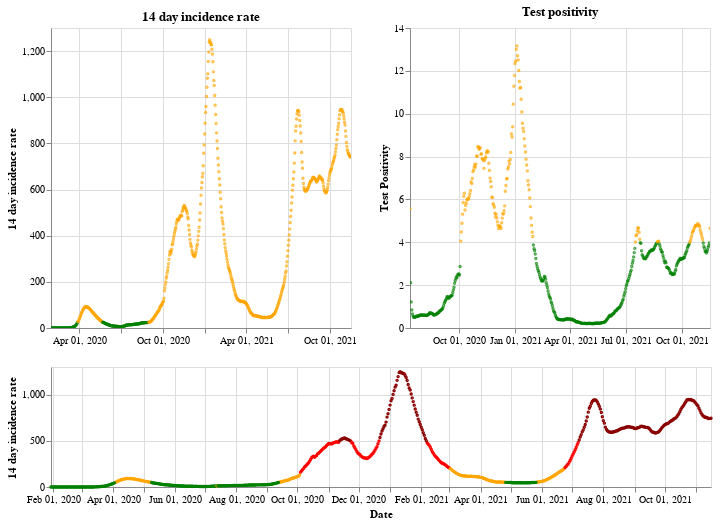

The notebook cell saved with this chart:
### Markdown cell above
## England

### Code cell
plot_traffic_light('England')

### Figure 1 — Vega-Lite specification as saved in the notebook (floating-point values rounded to 4 significant figures; data arrays with more than 128 entries replaced by an {"elided": "..."} marker saying what was removed)
{"config": {"view": {"continuousWidth": 400, "continuousHeight": 300}}, "vconcat": [{"hconcat": [{"mark": {"type": "point", "size": 2}, "encoding": {"color": {"condition": {"value": "green", "test": "(datum.twoWeeklyCasesRate <= 25)"}, "value": "orange"}, "tooltip": [{"type": "nominal", "field": "areaName"}, {"type": "temporal", "field": "date"}, {"type": "quantitative", "field": "twoWeeklyCasesRate"}, {"type": "quantitative", "field": "testPositivity"}], "x": {"type": "temporal", "axis": {"title": ""}, "field": "date", "scale": {"domain": {"selection": "DateBrush"}}, "timeUnit": "yearmonthdate"}, "y": {"type": "quantitative", "axis": {"title": "14 day incidence rate"}, "field": "twoWeeklyCasesRate"}}, "title": "14 day incidence rate", "width": 300}, {"mark": {"type": "point", "size": 2}, "encoding": {"color": {"condition": {"value": "green", "test": "(datum.testPositivity <= 4)"}, "value": "orange"}, "tooltip": [{"type": "nominal", "field": "areaName"}, {"type": "temporal", "field": "date"}, {"type": "quantitative", "field": "twoWeeklyCasesRate"}, {"type": "quantitative", "field": "testPositivity"}], "x": {"type": "temporal", "axis": {"title": ""}, "field": "date", "scale": {"domain": {"selection": "DateBrush"}}, "timeUnit": "yearmonthdate"}, "y": {"type": "quantitative", "axis": {"title": "Test Positivity"}, "field": "testPositivity"}}, "title": "Test positivity", "width": 300}]}, {"layer": [{"mark": {"type": "point", "size": 2}, "encoding": {"color": {"condition": {"value": "orange", "test": "(((datum.testPositivity < 4) && (datum.twoWeeklyCasesRate >= 50)) && (datum.twoWeeklyCasesRate < 200))"}, "value": "red"}, "opacity": {"condition": {"value": 1, "test": "((datum.twoWeeklyCasesRate >= 50) && (datum.twoWeeklyCasesRate < 500))"}, "value": 0}, "tooltip": [{"type": "nominal", "field": "areaName"}, {"type": "temporal", "field": "date"}, {"type": "quantitative", "field": "twoWeeklyCasesRate"}, {"type": "quantitative", "field": "testPositivity"}], "x": {"type": "temporal", "axis": {"title": "Date"}, "field": "date", "timeUnit": "yearmonthdate"}, "y": {"type": "quantitative", "axis": {"title": "14 day incidence rate"}, "field": "twoWeeklyCasesRate"}}, "selection": {"DateBrush": {"type": "interval", "encodings": ["x"], "fields": ["Time"]}}}, {"mark": {"type": "point", "size": 2}, "encoding": {"color": {"value": "darkred"}, "opacity": {"condition": {"value": 1, "test": "(datum.twoWeeklyCasesRate >= 500)"}, "value": 0}, "tooltip": [{"type": "nominal", "field": "areaName"}, {"type": "temporal", "field": "date"}, {"type": "quantitative", "field": "twoWeeklyCasesRate"}, {"type": "quantitative", "field": "testPositivity"}], "x": {"type": "temporal", "axis": {"title": "Date"}, "field": "date", "timeUnit": "yearmonthdate"}, "y": {"type": "quantitative", "axis": {"title": "14 day incidence rate"}, "field": "twoWeeklyCasesRate"}}}, {"mark": {"type": "point", "size": 2}, "encoding": {"color": {"condition": {"value": "green", "test": "((datum.testPositivity < 4) && (datum.twoWeeklyCasesRate < 50))"}, "value": "orange"}, "opacity": {"condition": {"value": 1, "test": "(datum.twoWeeklyCasesRate < 50)"}, "value": 0}, "tooltip": [{"type": "nominal", "field": "areaName"}, {"type": "temporal", "field": "date"}, {"type": "quantitative", "field": "twoWeeklyCasesRate"}, {"type": "quantitative", "field": "testPositivity"}], "x": {"type": "temporal", "axis": {"title": "Date"}, "field": "date", "timeUnit": "yearmonthdate"}, "y": {"type": "quantitative", "axis": {"title": "14 day incidence rate"}, "field": "twoWeeklyCasesRate"}}}], "height": 120, "width": 660}], "data": {"name": "data-6417455625f757ea7e58ef65b5be3b1d"}, "$schema": "https://vega.github.io/schema/vega-lite/v4.8.1.json", "datasets": {"data-6417455625f757ea7e58ef65b5be3b1d": {"elided": "657 records"}}}
